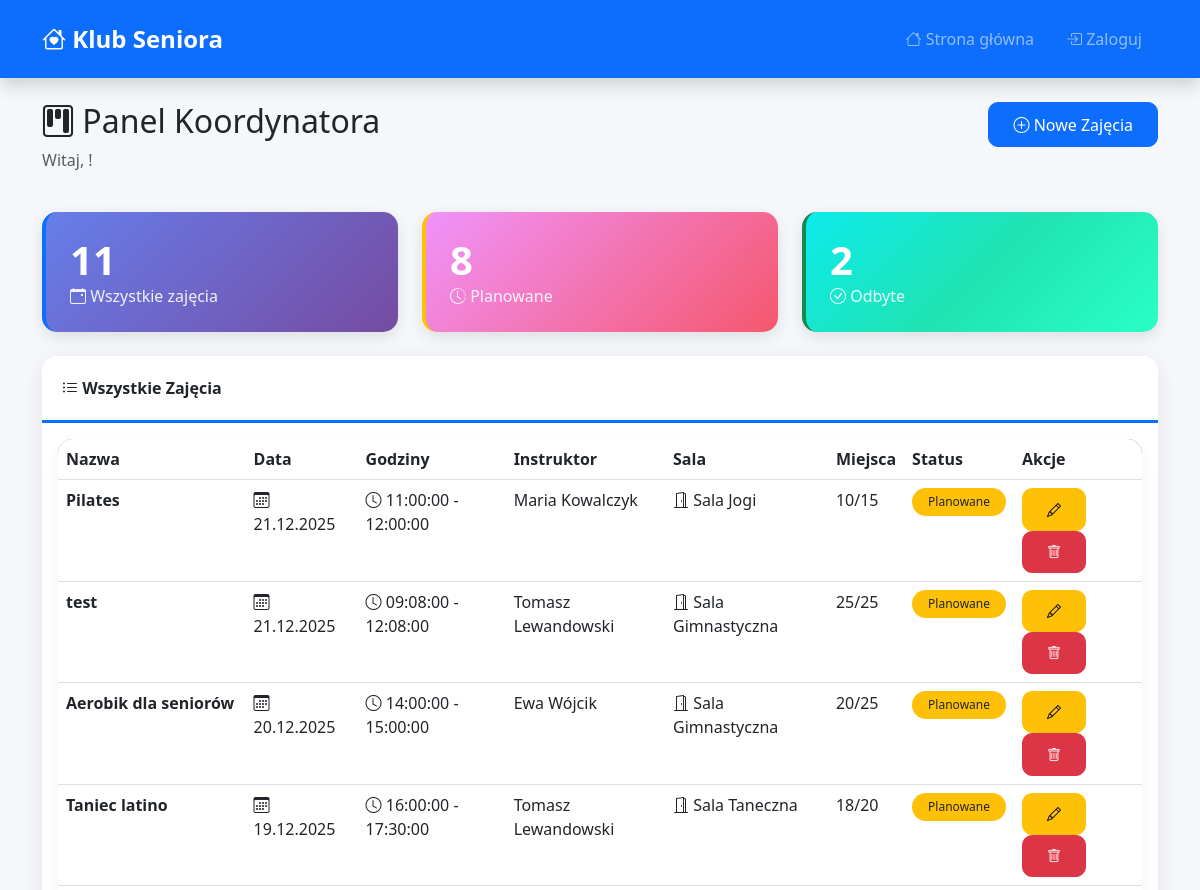
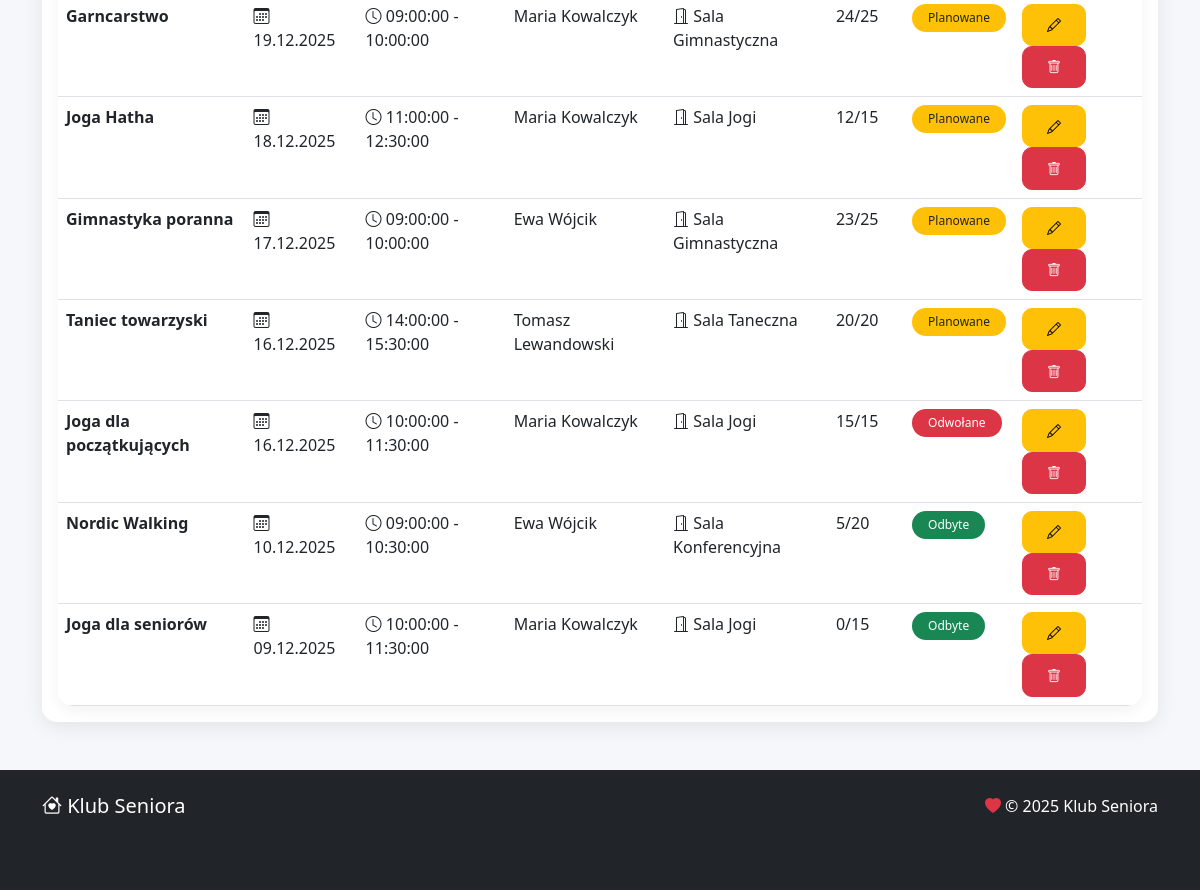
Page /dashboards/koordynator_dashboard.php on the committed database (2 pictures, top to bottom).
### tables this page shows
CREATE TABLE `zajecia` (
  `id` int(11) NOT NULL,
  `nazwa` varchar(150) NOT NULL,
  `opis` text DEFAULT NULL,
  `data` date NOT NULL,
  `godzina_od` time NOT NULL,
  `godzina_do` time NOT NULL,
  `limit_miejsc` int(11) NOT NULL,
  `wolne_miejsca` int(11) NOT NULL,
  `id_instruktora` int(11) NOT NULL,
  `id_sali` int(11) NOT NULL,
  `status` enum('planowane','odbyte','odwolane') DEFAULT 'planowane',
  `data_utworzenia` datetime DEFAULT current_timestamp()
);

CREATE TABLE `users` (
  `id` int(11) NOT NULL,
  `imie` varchar(100) NOT NULL,
  `nazwisko` varchar(100) NOT NULL,
  `email` varchar(150) NOT NULL,
  `login` varchar(50) NOT NULL,
  `haslo` varchar(255) NOT NULL,
  `telefon` varchar(15) DEFAULT NULL,
  `rola` enum('senior','instruktor','koordynator','administrator') NOT NULL,
  `data_rejestracji` datetime DEFAULT current_timestamp(),
  `czy_aktywny` tinyint(1) DEFAULT 1
);

CREATE TABLE `sale` (
  `id` int(11) NOT NULL,
  `nazwa` varchar(100) NOT NULL,
  `pojemnosc` int(11) NOT NULL,
  `opis` text DEFAULT NULL,
  `wyposazenie` text DEFAULT NULL,
  `czy_dostepna` tinyint(1) DEFAULT 1
);

### src/models/Zajecia.php (called while the page is built, shortened)
<?php
class Zajecia {
    public static function pobierzWszystkie($status = null) {
        try {
            $db = Database::getInstance()->getConnection();
            $sql = "SELECT z.*, u.imie as instruktor_imie, u.nazwisko as instruktor_nazwisko,
                           s.nazwa as sala_nazwa
                    FROM zajecia z
                    LEFT JOIN users u ON z.id_instruktora = u.id
                    LEFT JOIN sale s ON z.id_sali = s.id";
            if ($status !== null) {
                $sql .= " WHERE z.status = ?";
                $stmt = $db->prepare($sql);
                $stmt->execute([$status]);
            } else {
                $sql .= " ORDER BY z.data DESC, z.godzina_od DESC";
                $stmt = $db->query($sql);
            }
            return $stmt->fetchAll();
        } catch (Exception $e) {
            error_log('Błąd pobierzWszystkie: ' . $e->getMessage());
            return [];
        }
    }
}
?>

### public/dashboards/koordynator_dashboard.php (the view, shortened to what this page needs)
<?php
require_once __DIR__ . '/../../src/models/Zajecia.php';
$wszystkieZajecia = Zajecia::pobierzWszystkie();
$liczbaZajec = count($wszystkieZajecia);
$liczbaPlanowanych = count(array_filter($wszystkieZajecia, fn($z) => $z['status'] === 'planowane'));
$liczbaOdbytych = count(array_filter($wszystkieZajecia, fn($z) => $z['status'] === 'odbyte'));
?>
<!DOCTYPE html>
<html lang="pl">
<head>
    <link href="https://cdn.jsdelivr.net/npm/bootstrap@5.3.0/dist/css/bootstrap.min.css" rel="stylesheet">
    <link rel="stylesheet" href="https://cdn.jsdelivr.net/npm/bootstrap-icons@1.11.0/font/bootstrap-icons.css">
    <link rel="stylesheet" href="css/style.css">
</head>
<body>
    <?php include __DIR__ . '/../includes/navbar.php'; ?>
    <div class="container my-4">
        <div class="row mb-4">
            <div class="col">
                <h2><i class="bi bi-kanban"></i> Panel Koordynatora</h2>
                <p class="text-muted">Witaj, <?= htmlspecialchars($_SESSION['user_login']) ?>!</p>
            </div>
            <div class="col-auto">
                <button class="btn btn-primary" data-bs-toggle="modal" data-bs-target="#modalNoweZajecia">
                    <i class="bi bi-plus-circle"></i> Nowe Zajęcia
                </button>
            </div>
        </div>
        <div class="row mb-4">
            <div class="col-md-4">
                <div class="stat-card">
                    <h3><?= $liczbaZajec ?></h3>
                    <p><i class="bi bi-calendar-event"></i> Wszystkie zajęcia</p>
                </div>
            </div>
            <div class="col-md-4">
                <div class="stat-card warning">
                    <h3><?= $liczbaPlanowanych ?></h3>
                    <p><i class="bi bi-clock-history"></i> Planowane</p>
                </div>
            </div>
            <div class="col-md-4">
                <div class="stat-card success">
                    <h3><?= $liczbaOdbytych ?></h3>
                    <p><i class="bi bi-check-circle"></i> Odbyte</p>
                </div>
            </div>
        </div>
        <div class="card dashboard-card">
            <div class="card-header">
                <i class="bi bi-list-ul"></i> Wszystkie Zajęcia
            </div>
            <div class="card-body">
                <div class="table-responsive">
                    <table class="table table-hover">
                        <thead>
                            <tr>
                                <th>Nazwa</th>
                                <th>Data</th>
                                <th>Godziny</th>
                                <th>Instruktor</th>
                                <th>Sala</th>
                                <th>Miejsca</th>
                                <th>Status</th>
                                <th>Akcje</th>
                            </tr>
                        </thead>
                        <tbody>
                            <?php foreach ($wszystkieZajecia as $z): ?>
                                <tr>
                                    <td><strong><?= htmlspecialchars($z['nazwa']) ?></strong></td>
                                    <td><i class="bi bi-calendar3"></i> <?= date('d.m.Y', strtotime($z['data'])) ?></td>
                                    <td><i class="bi bi-clock"></i> <?= $z['godzina_od'] ?> - <?= $z['godzina_do'] ?></td>
                                    <td><?= htmlspecialchars($z['instruktor_imie'] . ' ' . $z['instruktor_nazwisko']) ?></td>
                                    <td><i class="bi bi-door-open"></i> <?= htmlspecialchars($z['sala_nazwa'] ?? 'Brak') ?></td>
                                    <td><?= $z['wolne_miejsca'] ?>/<?= $z['limit_miejsc'] ?></td>
                                    <td>
                                        <?php if ($z['status'] === 'planowane'): ?>
                                            <span class="badge bg-warning text-dark">Planowane</span>
                                        <?php elseif ($z['status'] === 'odbyte'): ?>
                                            <span class="badge bg-success">Odbyte</span>
                                        <?php elseif ($z['status'] === 'odwolane'): ?>
                                            <span class="badge bg-danger">Odwołane</span>
                                        <?php else: ?>
                                            <span class="badge bg-secondary"><?= htmlspecialchars($z['status']) ?></span>
                                        <?php endif; ?>
                                    </td>
                                    <td>
                                        <button class="btn btn-sm btn-warning btn-edytuj"
                                                data-zajecia='<?= json_encode($z, JSON_HEX_APOS | JSON_HEX_QUOT) ?>'>
                                            <i class="bi bi-pencil"></i>
                                        </button>
                                        <button class="btn btn-sm btn-danger btn-usun" data-zajecia-id="<?= $z['id'] ?>">
                                            <i class="bi bi-trash"></i>
                                        </button>
                                    </td>
                                </tr>
                            <?php endforeach; ?>
                        </tbody>
                    </table>
                </div>
            </div>
        </div>
    </div>
    <?php include __DIR__ . '/../includes/footer.php'; ?>
    <div class="toast-container position-fixed bottom-0 end-0 p-3">
    </div>
</body>
</html>

### public/css/style.css (style rules this page uses)
:root { --primary-color: #0d6efd; --secondary-color: #6c757d; --success-color: #198754; --danger-color: #dc3545; --warning-color: #ffc107; --info-color: #0dcaf0; --light-color: #f8f9fa; --dark-color: #212529; --gradient-primary: linear-gradient(135deg, #667eea 0%, #764ba2 100%); --gradient-success: linear-gradient(135deg, #0cebeb 0%, #20e3b2 50%, #29ffc6 100%); }
body { font-family: 'Segoe UI', Tahoma, Geneva, Verdana, sans-serif; background-color: #f5f7fa; }
.dashboard-card { border: none; border-radius: 15px; box-shadow: 0 5px 20px rgba(0,0,0,0.08); transition: all 0.3s ease; overflow: hidden; }
.dashboard-card .card-header { background: white; border-bottom: 3px solid var(--primary-color); font-weight: 600; padding: 1.25rem; }
.stat-card { border-left: 4px solid var(--primary-color); background: linear-gradient(135deg, #667eea 0%, #764ba2 100%); color: white; border-radius: 15px; padding: 1.5rem; box-shadow: 0 5px 15px rgba(0,0,0,0.1); }
.stat-card.success { background: linear-gradient(135deg, #0cebeb 0%, #20e3b2 50%, #29ffc6 100%); border-left-color: var(--success-color); }
.stat-card.warning { background: linear-gradient(135deg, #f093fb 0%, #f5576c 100%); border-left-color: var(--warning-color); }
.stat-card h3 { font-size: 2.5rem; font-weight: bold; margin: 0; }
.stat-card p { margin: 0; opacity: 0.9; }
.btn { border-radius: 10px; padding: 0.6rem 1.5rem; font-weight: 500; transition: all 0.3s ease; }
.table-responsive { border-radius: 15px; overflow: hidden; box-shadow: 0 5px 15px rgba(0,0,0,0.05); }
.table { margin-bottom: 0; }
.table thead { background: var(--gradient-primary); color: white; }
.table tbody tr { transition: all 0.2s ease; }
.badge { padding: 0.5rem 1rem; border-radius: 50px; font-weight: 500; }

### rows in the picture
zajecia: nazwa "Pilates", data "21.12.2025", godzina_od "11:00:00", godzina_do "12:00:00", id_instruktora.nazwisko "Maria Kowalczyk", id_sali.nazwa "Sala Jogi", wolne_miejsca "10", limit_miejsc "15", status "Planowane"
zajecia: nazwa "test", data "21.12.2025", godzina_od "09:08:00", godzina_do "12:08:00", id_instruktora.nazwisko "Tomasz Lewandowski", id_sali.nazwa "Sala Gimnastyczna", wolne_miejsca "25", limit_miejsc "25", status "Planowane"
zajecia: nazwa "Aerobik dla seniorów", data "20.12.2025", godzina_od "14:00:00", godzina_do "15:00:00", id_instruktora.nazwisko "Ewa Wójcik", id_sali.nazwa "Sala Gimnastyczna", wolne_miejsca "20", limit_miejsc "25", status "Planowane"
zajecia: nazwa "Taniec latino", data "19.12.2025", godzina_od "16:00:00", godzina_do "17:30:00", id_instruktora.nazwisko "Tomasz Lewandowski", id_sali.nazwa "Sala Taneczna", wolne_miejsca "18", limit_miejsc "20", status "Planowane"
zajecia: nazwa "Garncarstwo", data "19.12.2025", godzina_od "09:00:00", godzina_do "10:00:00", id_instruktora.nazwisko "Maria Kowalczyk", id_sali.nazwa "Sala Gimnastyczna", wolne_miejsca "24", limit_miejsc "25", status "Planowane"
zajecia: nazwa "Joga Hatha", data "18.12.2025", godzina_od "11:00:00", godzina_do "12:30:00", id_instruktora.nazwisko "Maria Kowalczyk", id_sali.nazwa "Sala Jogi", wolne_miejsca "12", limit_miejsc "15", status "Planowane"
zajecia: nazwa "Gimnastyka poranna", data "17.12.2025", godzina_od "09:00:00", godzina_do "10:00:00", id_instruktora.nazwisko "Ewa Wójcik", id_sali.nazwa "Sala Gimnastyczna", wolne_miejsca "23", limit_miejsc "25", status "Planowane"
zajecia: nazwa "Taniec towarzyski", data "16.12.2025", godzina_od "14:00:00", godzina_do "15:30:00", id_instruktora.nazwisko "Tomasz Lewandowski", id_sali.nazwa "Sala Taneczna", wolne_miejsca "20", limit_miejsc "20", status "Planowane"
zajecia: nazwa "Joga dla początkujących", data "16.12.2025", godzina_od "10:00:00", godzina_do "11:30:00", id_instruktora.nazwisko "Maria Kowalczyk", id_sali.nazwa "Sala Jogi", wolne_miejsca "15", limit_miejsc "15", status "Odwołane"
zajecia: nazwa "Nordic Walking", data "10.12.2025", godzina_od "09:00:00", godzina_do "10:30:00", id_instruktora.nazwisko "Ewa Wójcik", id_sali.nazwa "Sala Konferencyjna", wolne_miejsca "5", limit_miejsc "20", status "Odbyte"
zajecia: nazwa "Joga dla seniorów", data "09.12.2025", godzina_od "10:00:00", godzina_do "11:30:00", id_instruktora.nazwisko "Maria Kowalczyk", id_sali.nazwa "Sala Jogi", wolne_miejsca "0", limit_miejsc "15", status "Odbyte"

### other values in the picture
$liczbaZajec "11"
$liczbaPlanowanych "8"
$liczbaOdbytych "2"
